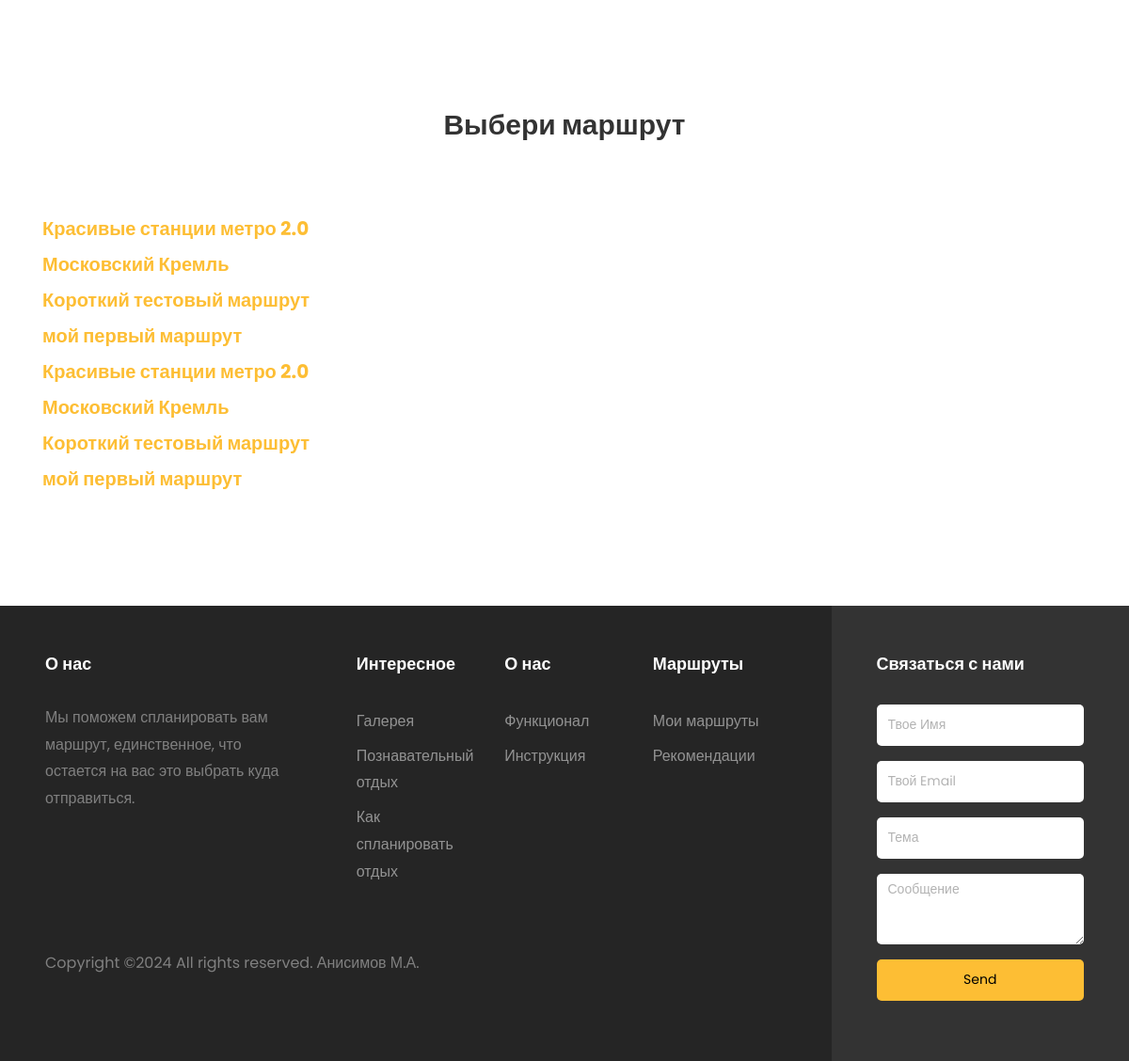
/routing (signed in, lower part), run on an earlier commit of the app's database.
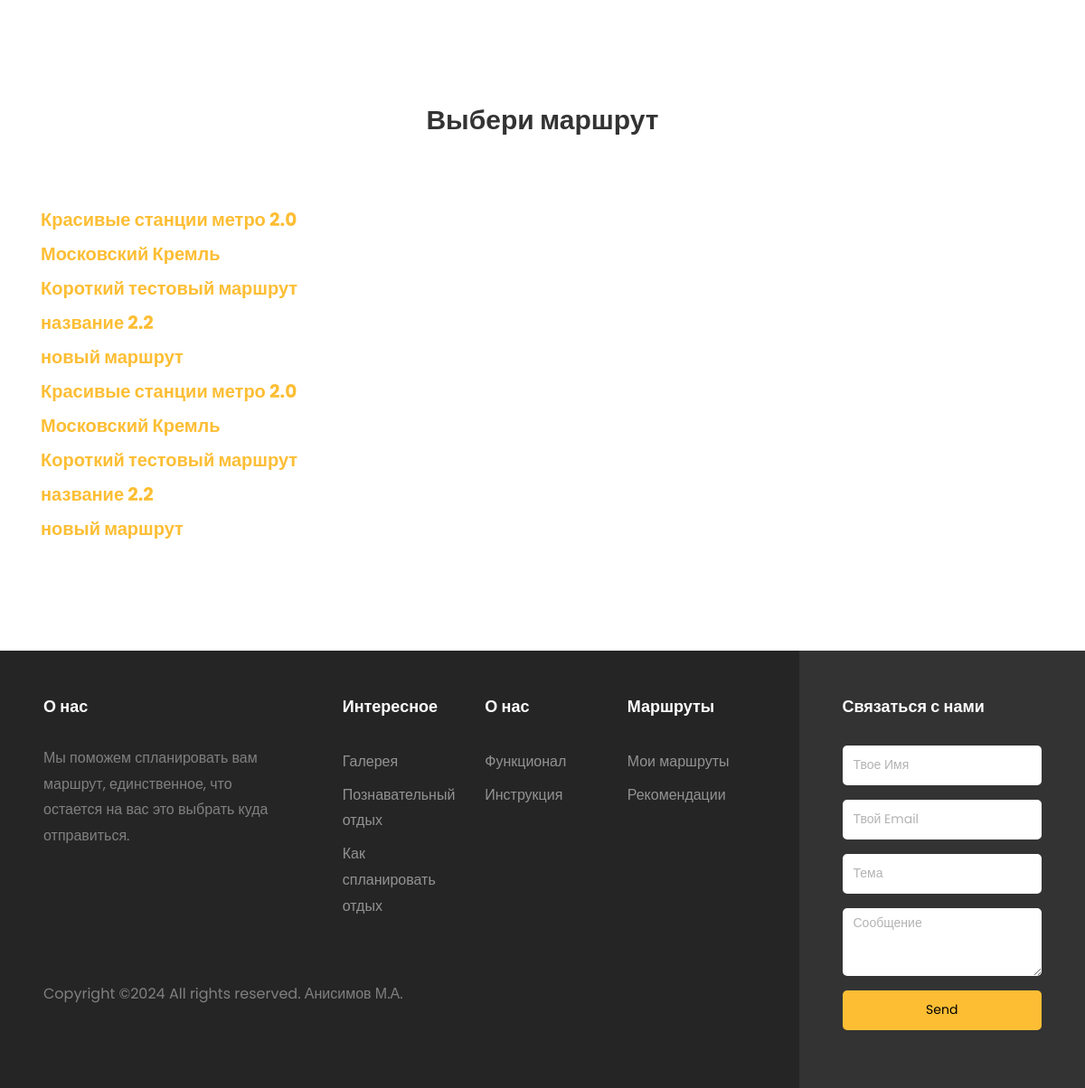
And on a later commit of the database.
### WebSite/models.py (models this page shows)
class UserRoute(models.Model):
    user = models.ForeignKey(User, on_delete=models.CASCADE)
    city = models.CharField(max_length=30)
    route_name = models.CharField(max_length=100)
    route_text = models.TextField(null=True, default=None)

### WebSite/views.py (the view)
# urls.py: path('routing', views.choose_route),
def choose_route(request):
    my_routs_list = UserRoute.objects.filter(user=request.user.id)
    routs = []
    for route in my_routs_list:
        temp = {"name": route.route_name,
                "city": route.city,
                "text": route.route_text,
                "id": route.id}
        routs.append(temp)
    recommendations_routs_list = UserRoute.objects.filter(user__is_superuser=1)
    for route in recommendations_routs_list:
        temp = {"name": route.route_name,
                "city": route.city,
                "text": route.route_text,
                "id": route.id}
        routs.append(temp)
    data = {"routs": routs}
    return render(request, "choose_route.html", context=data)

### WebSite/templates/choose_route.html (shortened to what this page needs)
{% extends "base.html" %}
{% load static %}
{% block content %}
    <section class="ftco-section">
    	<div class="container">
            <div class="row justify-content-center mb-5 pb-3">
              <div class="col-md-7 heading-section text-center ftco-animate">
                <h2>Выбери маршрут</h2>
              </div>
            </div>
            {% for element in routs %}
    		    <div class="row">
    			<div class="col-md-8">
                    <h5 class="font-weight-bold"><a href="/cur_route/{{ element.id }}">{{ element.name }}</a></h5>
    			</div>
    		</div>
            {% endfor %}
    	</div>
    </section>
{% endblock content %}

What changed in the data, as far as the page shows it:
added UserRoute: name "новый маршрут" "новый маршрут"
Also different on the page:
new list line: "название 2.2"
list line gone: "мой первый маршрут"
